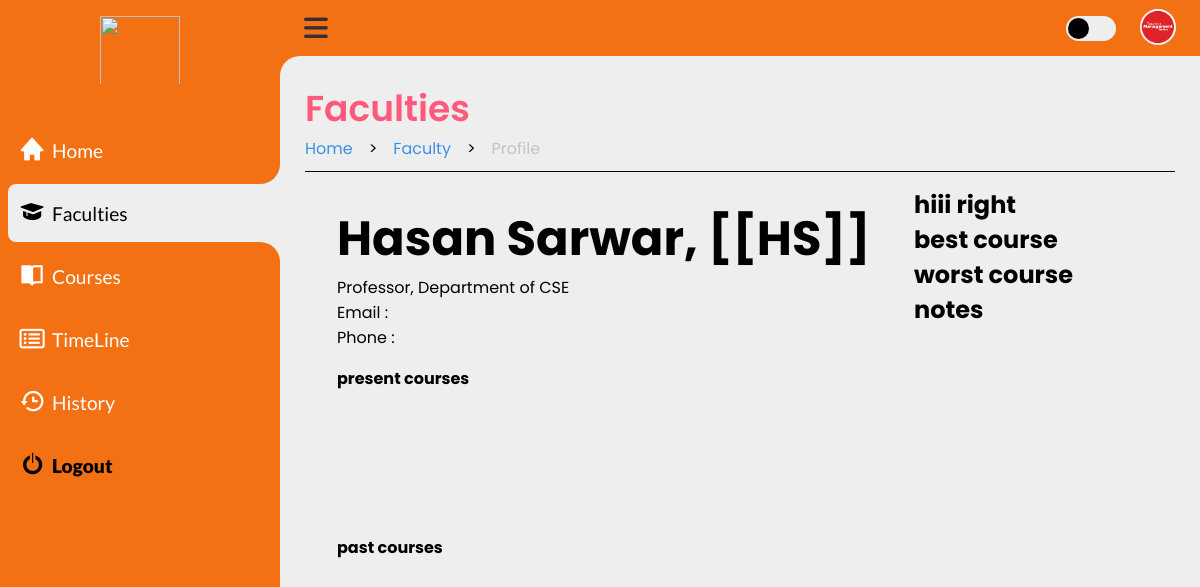
Page /faculty/faculty_profile.php?f_id=1 (signed in) on the earlier database version.
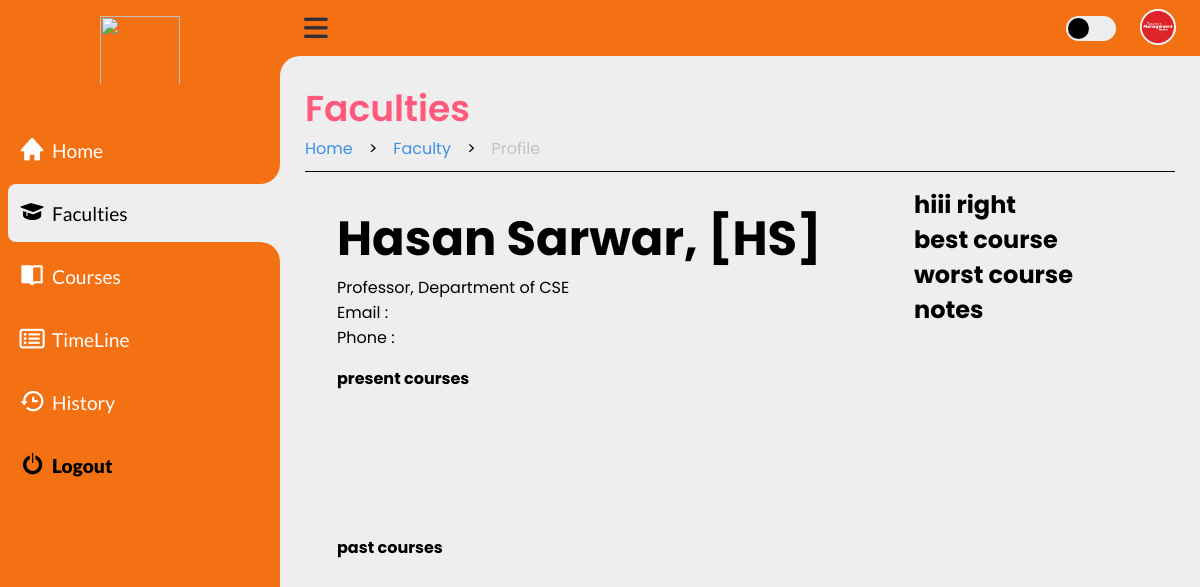
Same page on the later database version.
### tables this page shows
CREATE TABLE `faculty` (
  `f_id` int(4) NOT NULL,
  `f_name` varchar(70) NOT NULL,
  `f_code` varchar(20) NOT NULL,
  `f_mail` varchar(50) NOT NULL,
  `f_contact` varchar(11) NOT NULL,
  `dept` varchar(50) NOT NULL,
  `desig` varchar(50) NOT NULL,
  `f_room` int(5) NOT NULL,
  `f_current_T` int(2) NOT NULL DEFAULT 0,
  `f_max_T` int(2) NOT NULL DEFAULT 0,
  `f_current_L` int(2) NOT NULL DEFAULT 0,
  `f_max_L` int(2) NOT NULL DEFAULT 0,
  `visible` int(2) NOT NULL DEFAULT 1
);

### faculty/faculty_details_BE.php (called while the page is built, shortened)
<?php
    include('/xampp/htdocs/web_Progrmming_project/db_con.php');
if (isset($_SESSION['ac_id']) && isset($_SESSION['prior'])) {
    if (isset($_GET['f_id'])) {
        $f_id = $_GET['f_id'];
        $sql = "SELECT * FROM faculty WHERE f_id = $f_id";
        $result = $con->query($sql);
        if ($result->num_rows > 0) {
            while ($row = $result->fetch_assoc()) {
                $f_name = $row['f_name'];
                $f_code = $row['f_code'];
                $dept = $row['dept'];
                $desig = $row['desig'];
            }
        } else {
            echo 'error';
        }
    } else {
        echo 'error';
    }
} else {
    echo 'Unauthorized access';
}
?>

### faculty/faculty_profile.php (the view, shortened to what the changed rows need)
<?php
    include('/xampp/htdocs/web_Progrmming_project/accounts/fetch_info_BE.php');
    include('/xampp/htdocs/web_Progrmming_project/faculty/faculty_details_BE.php');
?>
<!DOCTYPE html>
<html lang="en">
    <head>
        <link rel="stylesheet" href="https://cdnjs.cloudflare.com/ajax/libs/font-awesome/6.4.0/css/all.min.css"/>
        <link href='https://unpkg.com/boxicons@2.1.4/css/boxicons.min.css' rel='stylesheet'>
        <link rel="stylesheet" href="/faculty/faculty_profile.css">
    </head>
    <body>
        <section class="content">
            <main class="mn">
                <div class="head-title">
                    <div class="left">
                        <h1>Faculties</h1>
                    </div>
                </div>
                <div class="profileBox">
                <div class="left">
                        <div class="details">
                            <h1><?php echo $f_name,", [", $f_code, "]" ?></h1>
                            <p><?php echo $desig, ", Department of ", $dept ?></p>
                            <p><?php echo "Email : ", $f_mail ?></p>
                            <p><?php echo "Phone : ", $f_contact ?></p>
                        </div>
                        <h1 id="header">present courses</h1>
                        <h1 id="header">past courses</h1>
                    </div>
                    <div class="right">
                        <h1>hiii right</h1>
                        <div class="box">
                            <div class="best">
                                <h1>best course</h1>
                            </div>
                            <div class="worst">
                                <h1>worst course</h1>
                            </div>
                            <div class="notes">
                                <h1>notes</h1>
                            </div>
                        </div>
                    </div>
                </div>
            </main>
        </section>
    </body>
</html>

Differences in the rows shown:
changed faculty "Hasan Sarwar": f_code "[HS]" → "HS"
